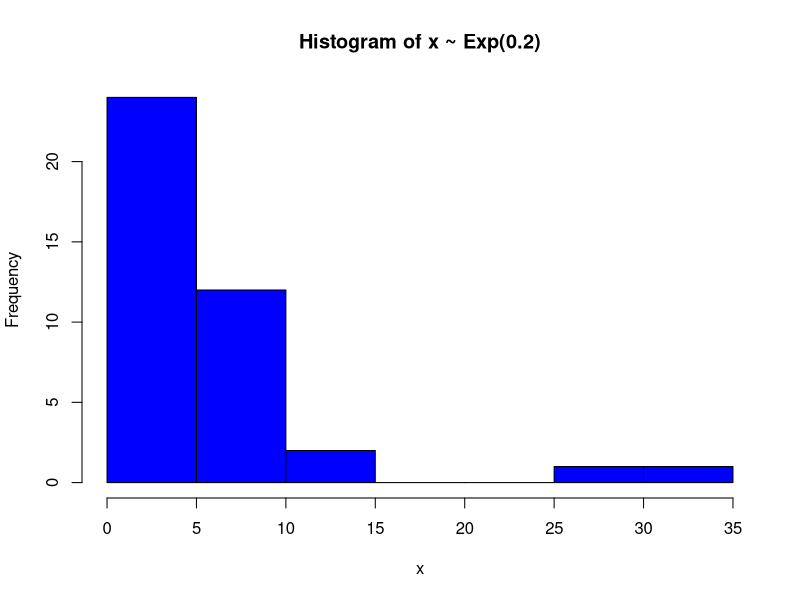

This figure's R source: (Note: this script raises an error after producing the figure.)
# Part I - Simulations of the Exponential Distribution

lambda = 0.2  # rate parameter
n = 40        # population within one sample
Nsim = 1000   # number of samples (simulations)

# For comparison
# hist(runif(1000))
# mns = NULL
# for (i in 1 : 1000) mns = c(mns, mean(runif(40)))
# hist(mns)

# Testing one sampling of the Exp Distrib:
set.seed(12345)
hist(rexp(n,lambda), xlab="x", main="Histogram of x ~ Exp(0.2)", col="blue")

# Sampling 1000 times and showing the distribution of the sample mean:
X = NULL
set.seed(123)
for (i in 1:Nsim) X = c(X, mean(rexp(n,lambda)))
m <- mean(X) # We take the average of the sample means
s <- sd(X)   # We take the standard deviation of the sample means
print(paste("mean:",round(m,3),", standard error:",round(s,3)))

# Plotting:
# Initializing
new.mai <- old.mai <- par("mai")
new.mai[4] <- old.mai[2]
par(mai = new.mai)
# Plot 1 preparation
X <- mns
h <- hist(X, breaks=50, plot=FALSE)
pos <- pretty(h$density, n = 5)
freq <- round(pos * length(X) * with(h, breaks[2] - breaks[1]))
# Plot 2 preparation
xseq <- seq(0,10,0.2)
mth <- 1/lambda # theoretical mean
sth <- (1/lambda)/sqrt(n) # theoretical standard error of the mean
# Plot 1
graphics:::plot.histogram(h, freq = FALSE, col="light blue", main="Histogram of the Sample Mean",
                          xlab = "sample mean", ylab="Frequency",
                          border="black", yaxt='n')
Axis(side = 2, at = pos, labels = freq)
Axis(side = 4, at = pos, labels = pos)
mtext("Density", side = 4, line = 3)
# Plot 2
lines(xseq, dnorm(xseq,mth,sth), type='l', lwd=2)
# Finalization
par(mai = old.mai)





# Part II - Inferential Data Analysis on the ToothGrowth dataset

# Basic infos:
data(ToothGrowth)
head(ToothGrowth,n=3)
dim(ToothGrowth)
str(ToothGrowth)
summary(ToothGrowth$supp)
unique(ToothGrowth$dose)














